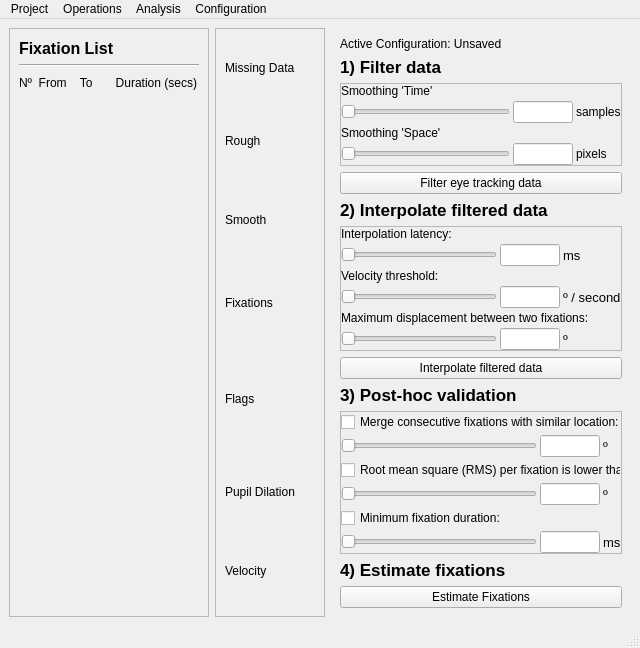
<?xml version="1.0" encoding="UTF-8"?>
<ui version="4.0">
 <class>MainWindow2</class>
 <widget class="QMainWindow" name="MainWindow2">
  <property name="geometry">
   <rect>
    <x>0</x>
    <y>0</y>
    <width>640</width>
    <height>480</height>
   </rect>
  </property>
  <property name="windowTitle">
   <string>GraFIX - Fixation Coder</string>
  </property>
  <widget class="QWidget" name="centralwidget">
   <layout class="QHBoxLayout" name="horizontalLayout">
    <item>
     <widget class="QFrame" name="frameFixationList">
      <property name="enabled">
       <bool>true</bool>
      </property>
      <property name="sizePolicy">
       <sizepolicy hsizetype="Fixed" vsizetype="Preferred">
        <horstretch>0</horstretch>
        <verstretch>0</verstretch>
       </sizepolicy>
      </property>
      <property name="minimumSize">
       <size>
        <width>200</width>
        <height>0</height>
       </size>
      </property>
      <property name="maximumSize">
       <size>
        <width>200</width>
        <height>16777215</height>
       </size>
      </property>
      <property name="frameShape">
       <enum>QFrame::StyledPanel</enum>
      </property>
      <property name="frameShadow">
       <enum>QFrame::Raised</enum>
      </property>
      <layout class="QVBoxLayout" name="verticalLayout">
       <item>
        <widget class="QLabel" name="ltFixationList">
         <property name="maximumSize">
          <size>
           <width>16777215</width>
           <height>20</height>
          </size>
         </property>
         <property name="font">
          <font>
           <pointsize>12</pointsize>
           <weight>75</weight>
           <bold>true</bold>
          </font>
         </property>
         <property name="text">
          <string>Fixation List</string>
         </property>
        </widget>
       </item>
       <item>
        <widget class="Line" name="line">
         <property name="orientation">
          <enum>Qt::Horizontal</enum>
         </property>
        </widget>
       </item>
       <item>
        <widget class="QLabel" name="ltFixationListHeaders">
         <property name="maximumSize">
          <size>
           <width>16777215</width>
           <height>20</height>
          </size>
         </property>
         <property name="text">
          <string>Nº  From    To       Duration (secs)</string>
         </property>
        </widget>
       </item>
       <item>
        <widget class="QLabel" name="lPanelFixList">
         <property name="text">
          <string/>
         </property>
        </widget>
       </item>
      </layout>
     </widget>
    </item>
    <item>
     <widget class="QFrame" name="frameDataDisplay">
      <property name="frameShape">
       <enum>QFrame::StyledPanel</enum>
      </property>
      <property name="frameShadow">
       <enum>QFrame::Raised</enum>
      </property>
      <layout class="QVBoxLayout" name="verticalLayout_2">
       <item>
        <widget class="QLabel" name="lPanelMissingData">
         <property name="minimumSize">
          <size>
           <width>0</width>
           <height>60</height>
          </size>
         </property>
         <property name="maximumSize">
          <size>
           <width>16777215</width>
           <height>60</height>
          </size>
         </property>
         <property name="text">
          <string>Missing Data</string>
         </property>
        </widget>
       </item>
       <item>
        <widget class="QLabel" name="lPanelRough">
         <property name="text">
          <string>Rough</string>
         </property>
        </widget>
       </item>
       <item>
        <widget class="QLabel" name="lPanelSmooth">
         <property name="text">
          <string>Smooth</string>
         </property>
        </widget>
       </item>
       <item>
        <widget class="QLabel" name="lPanelFixations">
         <property name="minimumSize">
          <size>
           <width>0</width>
           <height>80</height>
          </size>
         </property>
         <property name="maximumSize">
          <size>
           <width>16777215</width>
           <height>80</height>
          </size>
         </property>
         <property name="text">
          <string>Fixations</string>
         </property>
        </widget>
       </item>
       <item>
        <widget class="QLabel" name="lPanelFlags">
         <property name="minimumSize">
          <size>
           <width>0</width>
           <height>100</height>
          </size>
         </property>
         <property name="maximumSize">
          <size>
           <width>16777215</width>
           <height>100</height>
          </size>
         </property>
         <property name="text">
          <string>Flags</string>
         </property>
        </widget>
       </item>
       <item>
        <widget class="QLabel" name="lPanelPupilDilation">
         <property name="text">
          <string>Pupil Dilation</string>
         </property>
        </widget>
       </item>
       <item>
        <widget class="QLabel" name="lPanelVelocity">
         <property name="text">
          <string>Velocity</string>
         </property>
        </widget>
       </item>
      </layout>
     </widget>
    </item>
    <item>
     <widget class="QStackedWidget" name="stackedWidget">
      <property name="sizePolicy">
       <sizepolicy hsizetype="Fixed" vsizetype="Preferred">
        <horstretch>0</horstretch>
        <verstretch>0</verstretch>
       </sizepolicy>
      </property>
      <property name="minimumSize">
       <size>
        <width>300</width>
        <height>0</height>
       </size>
      </property>
      <property name="maximumSize">
       <size>
        <width>300</width>
        <height>16777215</height>
       </size>
      </property>
      <property name="currentIndex">
       <number>1</number>
      </property>
      <widget class="QWidget" name="page_manual">
       <layout class="QVBoxLayout" name="verticalLayout_3">
        <property name="spacing">
         <number>3</number>
        </property>
        <property name="leftMargin">
         <number>3</number>
        </property>
        <property name="topMargin">
         <number>3</number>
        </property>
        <property name="rightMargin">
         <number>3</number>
        </property>
        <property name="bottomMargin">
         <number>3</number>
        </property>
        <item>
         <widget class="QFrame" name="frameSubjectInfo">
          <property name="minimumSize">
           <size>
            <width>0</width>
            <height>80</height>
           </size>
          </property>
          <property name="maximumSize">
           <size>
            <width>16777215</width>
            <height>80</height>
           </size>
          </property>
          <property name="frameShape">
           <enum>QFrame::Box</enum>
          </property>
          <property name="frameShadow">
           <enum>QFrame::Sunken</enum>
          </property>
          <layout class="QGridLayout" name="gridLayout">
           <item row="0" column="0">
            <widget class="QLabel" name="ltSubject">
             <property name="font">
              <font>
               <pointsize>12</pointsize>
              </font>
             </property>
             <property name="text">
              <string>Subject:</string>
             </property>
            </widget>
           </item>
           <item row="1" column="0">
            <widget class="QLabel" name="ltSegment">
             <property name="font">
              <font>
               <pointsize>12</pointsize>
              </font>
             </property>
             <property name="text">
              <string>Segment:</string>
             </property>
            </widget>
           </item>
           <item row="0" column="1">
            <widget class="QLabel" name="lSubject">
             <property name="minimumSize">
              <size>
               <width>120</width>
               <height>0</height>
              </size>
             </property>
             <property name="maximumSize">
              <size>
               <width>120</width>
               <height>16777215</height>
              </size>
             </property>
             <property name="font">
              <font>
               <pointsize>12</pointsize>
               <weight>75</weight>
               <bold>true</bold>
              </font>
             </property>
             <property name="text">
              <string>0</string>
             </property>
            </widget>
           </item>
           <item row="1" column="1">
            <widget class="QLabel" name="lSegment">
             <property name="minimumSize">
              <size>
               <width>120</width>
               <height>0</height>
              </size>
             </property>
             <property name="maximumSize">
              <size>
               <width>120</width>
               <height>16777215</height>
              </size>
             </property>
             <property name="font">
              <font>
               <pointsize>12</pointsize>
               <weight>75</weight>
               <bold>true</bold>
              </font>
             </property>
             <property name="text">
              <string>0</string>
             </property>
            </widget>
           </item>
          </layout>
         </widget>
        </item>
        <item>
         <widget class="QFrame" name="frameParticipantChange">
          <property name="frameShape">
           <enum>QFrame::StyledPanel</enum>
          </property>
          <property name="frameShadow">
           <enum>QFrame::Raised</enum>
          </property>
          <layout class="QHBoxLayout" name="horizontalLayout_3">
           <item>
            <widget class="QPushButton" name="pushButtonParticipantLeft">
             <property name="text">
              <string>&lt;</string>
             </property>
            </widget>
           </item>
           <item>
            <widget class="QLineEdit" name="lineEditParticipant"/>
           </item>
           <item>
            <widget class="QPushButton" name="pushButtonParticipantRight">
             <property name="text">
              <string>&gt;</string>
             </property>
            </widget>
           </item>
          </layout>
         </widget>
        </item>
        <item>
         <widget class="QFrame" name="frameSegmentInfo">
          <property name="maximumSize">
           <size>
            <width>16777215</width>
            <height>80</height>
           </size>
          </property>
          <property name="frameShape">
           <enum>QFrame::StyledPanel</enum>
          </property>
          <property name="frameShadow">
           <enum>QFrame::Raised</enum>
          </property>
          <layout class="QGridLayout" name="gridLayout_2">
           <item row="0" column="0">
            <widget class="QLabel" name="ltFrom">
             <property name="text">
              <string>From:</string>
             </property>
            </widget>
           </item>
           <item row="0" column="1">
            <widget class="QLabel" name="lFrom">
             <property name="minimumSize">
              <size>
               <width>120</width>
               <height>0</height>
              </size>
             </property>
             <property name="maximumSize">
              <size>
               <width>120</width>
               <height>16777215</height>
              </size>
             </property>
             <property name="font">
              <font>
               <pointsize>10</pointsize>
               <weight>75</weight>
               <bold>true</bold>
              </font>
             </property>
             <property name="text">
              <string>0</string>
             </property>
            </widget>
           </item>
           <item row="1" column="1">
            <widget class="QLabel" name="lTo">
             <property name="minimumSize">
              <size>
               <width>120</width>
               <height>0</height>
              </size>
             </property>
             <property name="maximumSize">
              <size>
               <width>120</width>
               <height>16777215</height>
              </size>
             </property>
             <property name="font">
              <font>
               <pointsize>10</pointsize>
               <weight>75</weight>
               <bold>true</bold>
              </font>
             </property>
             <property name="text">
              <string>0</string>
             </property>
            </widget>
           </item>
           <item row="1" column="0">
            <widget class="QLabel" name="ltTo">
             <property name="text">
              <string>To:</string>
             </property>
            </widget>
           </item>
          </layout>
         </widget>
        </item>
        <item>
         <widget class="QFrame" name="frameSegmentBrowse">
          <property name="frameShape">
           <enum>QFrame::StyledPanel</enum>
          </property>
          <property name="frameShadow">
           <enum>QFrame::Raised</enum>
          </property>
          <layout class="QHBoxLayout" name="horizontalLayout_2">
           <property name="spacing">
            <number>3</number>
           </property>
           <property name="topMargin">
            <number>6</number>
           </property>
           <property name="bottomMargin">
            <number>6</number>
           </property>
           <item>
            <widget class="QPushButton" name="bPrevious">
             <property name="text">
              <string>&lt;</string>
             </property>
            </widget>
           </item>
           <item>
            <widget class="QPushButton" name="bNext">
             <property name="text">
              <string>&gt;</string>
             </property>
            </widget>
           </item>
          </layout>
         </widget>
        </item>
        <item>
         <widget class="QFrame" name="frameButtons">
          <property name="frameShape">
           <enum>QFrame::StyledPanel</enum>
          </property>
          <property name="frameShadow">
           <enum>QFrame::Raised</enum>
          </property>
          <layout class="QVBoxLayout" name="verticalLayout_4">
           <property name="spacing">
            <number>3</number>
           </property>
           <property name="topMargin">
            <number>4</number>
           </property>
           <property name="bottomMargin">
            <number>4</number>
           </property>
           <item>
            <widget class="QPushButton" name="bCreate">
             <property name="text">
              <string>Create</string>
             </property>
            </widget>
           </item>
           <item>
            <widget class="QPushButton" name="bDelete">
             <property name="text">
              <string>Delete</string>
             </property>
            </widget>
           </item>
           <item>
            <widget class="QPushButton" name="bMerge">
             <property name="text">
              <string>Merge</string>
             </property>
            </widget>
           </item>
           <item>
            <widget class="QPushButton" name="bSmoothPursuit">
             <property name="text">
              <string>Smooth Pursuit</string>
             </property>
            </widget>
           </item>
          </layout>
         </widget>
        </item>
        <item>
         <widget class="QLabel" name="ltManually">
          <property name="sizePolicy">
           <sizepolicy hsizetype="Preferred" vsizetype="Maximum">
            <horstretch>0</horstretch>
            <verstretch>0</verstretch>
           </sizepolicy>
          </property>
          <property name="text">
           <string>Manually:</string>
          </property>
         </widget>
        </item>
        <item>
         <widget class="QFrame" name="frameManually">
          <property name="frameShape">
           <enum>QFrame::StyledPanel</enum>
          </property>
          <property name="frameShadow">
           <enum>QFrame::Raised</enum>
          </property>
          <layout class="QGridLayout" name="gridLayout_3">
           <property name="spacing">
            <number>4</number>
           </property>
           <item row="1" column="1">
            <widget class="QLineEdit" name="txTo"/>
           </item>
           <item row="0" column="1">
            <widget class="QLineEdit" name="txFrom"/>
           </item>
           <item row="0" column="0">
            <widget class="QLabel" name="ltFromManually">
             <property name="text">
              <string>From:</string>
             </property>
            </widget>
           </item>
           <item row="1" column="0">
            <widget class="QLabel" name="ltToManually">
             <property name="text">
              <string>To:</string>
             </property>
            </widget>
           </item>
           <item row="1" column="2">
            <widget class="QPushButton" name="bExecManual">
             <property name="text">
              <string>Execute</string>
             </property>
            </widget>
           </item>
          </layout>
         </widget>
        </item>
        <item>
         <widget class="QPushButton" name="bNotes">
          <property name="text">
           <string>Edit Participant Notes</string>
          </property>
         </widget>
        </item>
       </layout>
      </widget>
      <widget class="QWidget" name="page_auto">
       <layout class="QVBoxLayout" name="verticalLayout_5">
        <item>
         <widget class="QLabel" name="lConfigurationStatus">
          <property name="text">
           <string>Active Configuration: Unsaved</string>
          </property>
         </widget>
        </item>
        <item>
         <widget class="QLabel" name="label_8">
          <property name="minimumSize">
           <size>
            <width>0</width>
            <height>0</height>
           </size>
          </property>
          <property name="maximumSize">
           <size>
            <width>16777215</width>
            <height>20</height>
           </size>
          </property>
          <property name="font">
           <font>
            <pointsize>13</pointsize>
            <weight>75</weight>
            <bold>true</bold>
           </font>
          </property>
          <property name="text">
           <string>1) Filter data</string>
          </property>
         </widget>
        </item>
        <item>
         <widget class="QFrame" name="frame_7">
          <property name="frameShape">
           <enum>QFrame::StyledPanel</enum>
          </property>
          <property name="frameShadow">
           <enum>QFrame::Raised</enum>
          </property>
          <layout class="QGridLayout" name="gridLayout_13">
           <property name="leftMargin">
            <number>0</number>
           </property>
           <property name="topMargin">
            <number>0</number>
           </property>
           <property name="rightMargin">
            <number>0</number>
           </property>
           <property name="bottomMargin">
            <number>0</number>
           </property>
           <property name="spacing">
            <number>3</number>
           </property>
           <item row="0" column="0">
            <widget class="QLabel" name="la_2">
             <property name="text">
              <string>Smoothing 'Time'</string>
             </property>
            </widget>
           </item>
           <item row="2" column="0">
            <widget class="QLabel" name="label_25">
             <property name="text">
              <string>Smoothing 'Space'</string>
             </property>
            </widget>
           </item>
           <item row="3" column="2">
            <widget class="QLabel" name="label_26">
             <property name="text">
              <string>pixels</string>
             </property>
            </widget>
           </item>
           <item row="1" column="2">
            <widget class="QLabel" name="label_27">
             <property name="text">
              <string>samples</string>
             </property>
            </widget>
           </item>
           <item row="1" column="0">
            <widget class="QSlider" name="sliderSigmaS">
             <property name="sizePolicy">
              <sizepolicy hsizetype="Expanding" vsizetype="Preferred">
               <horstretch>0</horstretch>
               <verstretch>0</verstretch>
              </sizepolicy>
             </property>
             <property name="tracking">
              <bool>false</bool>
             </property>
             <property name="orientation">
              <enum>Qt::Horizontal</enum>
             </property>
            </widget>
           </item>
           <item row="3" column="0">
            <widget class="QSlider" name="sliderSigmaR">
             <property name="sizePolicy">
              <sizepolicy hsizetype="Expanding" vsizetype="Preferred">
               <horstretch>0</horstretch>
               <verstretch>0</verstretch>
              </sizepolicy>
             </property>
             <property name="maximum">
              <number>200</number>
             </property>
             <property name="tracking">
              <bool>false</bool>
             </property>
             <property name="orientation">
              <enum>Qt::Horizontal</enum>
             </property>
            </widget>
           </item>
           <item row="1" column="1">
            <widget class="QLineEdit" name="leSigmaS">
             <property name="sizePolicy">
              <sizepolicy hsizetype="Fixed" vsizetype="Preferred">
               <horstretch>0</horstretch>
               <verstretch>0</verstretch>
              </sizepolicy>
             </property>
             <property name="maximumSize">
              <size>
               <width>60</width>
               <height>40</height>
              </size>
             </property>
            </widget>
           </item>
           <item row="3" column="1">
            <widget class="QLineEdit" name="leSigmaR">
             <property name="sizePolicy">
              <sizepolicy hsizetype="Fixed" vsizetype="Preferred">
               <horstretch>0</horstretch>
               <verstretch>0</verstretch>
              </sizepolicy>
             </property>
             <property name="maximumSize">
              <size>
               <width>60</width>
               <height>40</height>
              </size>
             </property>
            </widget>
           </item>
          </layout>
         </widget>
        </item>
        <item>
         <widget class="QPushButton" name="b_smooth">
          <property name="sizePolicy">
           <sizepolicy hsizetype="Minimum" vsizetype="Preferred">
            <horstretch>0</horstretch>
            <verstretch>0</verstretch>
           </sizepolicy>
          </property>
          <property name="maximumSize">
           <size>
            <width>16777215</width>
            <height>16777215</height>
           </size>
          </property>
          <property name="text">
           <string>Filter eye tracking data</string>
          </property>
         </widget>
        </item>
        <item>
         <widget class="QLabel" name="label_7">
          <property name="maximumSize">
           <size>
            <width>16777215</width>
            <height>20</height>
           </size>
          </property>
          <property name="font">
           <font>
            <pointsize>13</pointsize>
            <weight>75</weight>
            <bold>true</bold>
           </font>
          </property>
          <property name="text">
           <string>2) Interpolate filtered data</string>
          </property>
         </widget>
        </item>
        <item>
         <widget class="QFrame" name="frame_4">
          <property name="frameShape">
           <enum>QFrame::StyledPanel</enum>
          </property>
          <property name="frameShadow">
           <enum>QFrame::Raised</enum>
          </property>
          <layout class="QGridLayout" name="gridLayout_14">
           <property name="leftMargin">
            <number>0</number>
           </property>
           <property name="topMargin">
            <number>0</number>
           </property>
           <property name="rightMargin">
            <number>0</number>
           </property>
           <property name="bottomMargin">
            <number>0</number>
           </property>
           <property name="spacing">
            <number>3</number>
           </property>
           <item row="2" column="0">
            <widget class="QLabel" name="label_36">
             <property name="text">
              <string>Velocity threshold:</string>
             </property>
            </widget>
           </item>
           <item row="1" column="2">
            <widget class="QLabel" name="label_37">
             <property name="font">
              <font>
               <pointsize>10</pointsize>
              </font>
             </property>
             <property name="text">
              <string>ms</string>
             </property>
            </widget>
           </item>
           <item row="5" column="2">
            <widget class="QLabel" name="label_38">
             <property name="font">
              <font>
               <pointsize>10</pointsize>
              </font>
             </property>
             <property name="text">
              <string>º</string>
             </property>
            </widget>
           </item>
           <item row="0" column="0">
            <widget class="QLabel" name="label_39">
             <property name="text">
              <string>Interpolation latency:</string>
             </property>
            </widget>
           </item>
           <item row="1" column="0">
            <widget class="QSlider" name="sliderInterpolation">
             <property name="sizePolicy">
              <sizepolicy hsizetype="Expanding" vsizetype="Preferred">
               <horstretch>0</horstretch>
               <verstretch>0</verstretch>
              </sizepolicy>
             </property>
             <property name="tracking">
              <bool>false</bool>
             </property>
             <property name="orientation">
              <enum>Qt::Horizontal</enum>
             </property>
            </widget>
           </item>
           <item row="3" column="2">
            <widget class="QLabel" name="label_40">
             <property name="font">
              <font>
               <pointsize>10</pointsize>
              </font>
             </property>
             <property name="text">
              <string>º / second</string>
             </property>
            </widget>
           </item>
           <item row="5" column="0">
            <widget class="QSlider" name="sliderDisplacInterpolate">
             <property name="sizePolicy">
              <sizepolicy hsizetype="Expanding" vsizetype="Preferred">
               <horstretch>0</horstretch>
               <verstretch>0</verstretch>
              </sizepolicy>
             </property>
             <property name="tracking">
              <bool>false</bool>
             </property>
             <property name="orientation">
              <enum>Qt::Horizontal</enum>
             </property>
            </widget>
           </item>
           <item row="4" column="0" colspan="3">
            <widget class="QLabel" name="label_41">
             <property name="text">
              <string>Maximum displacement between two fixations:</string>
             </property>
            </widget>
           </item>
           <item row="3" column="0">
            <widget class="QSlider" name="sliderVelocity">
             <property name="sizePolicy">
              <sizepolicy hsizetype="Expanding" vsizetype="Preferred">
               <horstretch>0</horstretch>
               <verstretch>0</verstretch>
              </sizepolicy>
             </property>
             <property name="tracking">
              <bool>false</bool>
             </property>
             <property name="orientation">
              <enum>Qt::Horizontal</enum>
             </property>
            </widget>
           </item>
           <item row="5" column="1">
            <widget class="QLineEdit" name="leDisplacInterpolate">
             <property name="sizePolicy">
              <sizepolicy hsizetype="Fixed" vsizetype="Preferred">
               <horstretch>0</horstretch>
               <verstretch>0</verstretch>
              </sizepolicy>
             </property>
             <property name="maximumSize">
              <size>
               <width>60</width>
               <height>40</height>
              </size>
             </property>
            </widget>
           </item>
           <item row="3" column="1">
            <widget class="QLineEdit" name="leVelocity">
             <property name="sizePolicy">
              <sizepolicy hsizetype="Fixed" vsizetype="Preferred">
               <horstretch>0</horstretch>
               <verstretch>0</verstretch>
              </sizepolicy>
             </property>
             <property name="maximumSize">
              <size>
               <width>60</width>
               <height>40</height>
              </size>
             </property>
            </widget>
           </item>
           <item row="1" column="1">
            <widget class="QLineEdit" name="leInterpolation">
             <property name="sizePolicy">
              <sizepolicy hsizetype="Fixed" vsizetype="Preferred">
               <horstretch>0</horstretch>
               <verstretch>0</verstretch>
              </sizepolicy>
             </property>
             <property name="maximumSize">
              <size>
               <width>60</width>
               <height>40</height>
              </size>
             </property>
            </widget>
           </item>
          </layout>
         </widget>
        </item>
        <item>
         <widget class="QPushButton" name="b_interpolate">
          <property name="sizePolicy">
           <sizepolicy hsizetype="Minimum" vsizetype="Preferred">
            <horstretch>0</horstretch>
            <verstretch>0</verstretch>
           </sizepolicy>
          </property>
          <property name="text">
           <string>Interpolate filtered data</string>
          </property>
         </widget>
        </item>
        <item>
         <widget class="QLabel" name="label_11">
          <property name="maximumSize">
           <size>
            <width>16777215</width>
            <height>20</height>
           </size>
          </property>
          <property name="font">
           <font>
            <pointsize>13</pointsize>
            <weight>75</weight>
            <bold>true</bold>
           </font>
          </property>
          <property name="text">
           <string>3) Post-hoc validation</string>
          </property>
         </widget>
        </item>
        <item>
         <widget class="QFrame" name="frame_2">
          <property name="frameShape">
           <enum>QFrame::StyledPanel</enum>
          </property>
          <property name="frameShadow">
           <enum>QFrame::Raised</enum>
          </property>
          <layout class="QGridLayout" name="gridLayout_12">
           <property name="leftMargin">
            <number>0</number>
           </property>
           <property name="topMargin">
            <number>0</number>
           </property>
           <property name="rightMargin">
            <number>0</number>
           </property>
           <property name="bottomMargin">
            <number>0</number>
           </property>
           <property name="spacing">
            <number>3</number>
           </property>
           <item row="1" column="0">
            <widget class="QSlider" name="sliderDisplacement">
             <property name="sizePolicy">
              <sizepolicy hsizetype="Expanding" vsizetype="Preferred">
               <horstretch>0</horstretch>
               <verstretch>0</verstretch>
              </sizepolicy>
             </property>
             <property name="tracking">
              <bool>false</bool>
             </property>
             <property name="orientation">
              <enum>Qt::Horizontal</enum>
             </property>
            </widget>
           </item>
           <item row="1" column="2">
            <widget class="QLabel" name="label_32">
             <property name="font">
              <font>
               <pointsize>10</pointsize>
              </font>
             </property>
             <property name="text">
              <string>º</string>
             </property>
            </widget>
           </item>
           <item row="2" column="0" colspan="3">
            <widget class="QCheckBox" name="cb_velocityVariance">
             <property name="sizePolicy">
              <sizepolicy hsizetype="Minimum" vsizetype="Preferred">
               <horstretch>0</horstretch>
               <verstretch>0</verstretch>
              </sizepolicy>
             </property>
             <property name="text">
              <string>Root mean square (RMS) per fixation is lower than:</string>
             </property>
            </widget>
           </item>
           <item row="3" column="0">
            <widget class="QSlider" name="sliderVelocityVariance">
             <property name="sizePolicy">
              <sizepolicy hsizetype="Expanding" vsizetype="Preferred">
               <horstretch>0</horstretch>
               <verstretch>0</verstretch>
              </sizepolicy>
             </property>
             <property name="tracking">
              <bool>false</bool>
             </property>
             <property name="orientation">
              <enum>Qt::Horizontal</enum>
             </property>
            </widget>
           </item>
           <item row="3" column="2">
            <widget class="QLabel" name="label_34">
             <property name="font">
              <font>
               <pointsize>10</pointsize>
              </font>
             </property>
             <property name="text">
              <string>º</string>
             </property>
            </widget>
           </item>
           <item row="4" column="0">
            <widget class="QCheckBox" name="cb_minFixation">
             <property name="sizePolicy">
              <sizepolicy hsizetype="Minimum" vsizetype="Preferred">
               <horstretch>0</horstretch>
               <verstretch>0</verstretch>
              </sizepolicy>
             </property>
             <property name="text">
              <string>Minimum fixation duration:</string>
             </property>
            </widget>
           </item>
           <item row="5" column="0">
            <widget class="QSlider" name="sliderMinFixation">
             <property name="sizePolicy">
              <sizepolicy hsizetype="Expanding" vsizetype="Preferred">
               <horstretch>0</horstretch>
               <verstretch>0</verstretch>
              </sizepolicy>
             </property>
             <property name="tracking">
              <bool>false</bool>
             </property>
             <property name="orientation">
              <enum>Qt::Horizontal</enum>
             </property>
            </widget>
           </item>
           <item row="5" column="2">
            <widget class="QLabel" name="label_35">
             <property name="font">
              <font>
               <pointsize>10</pointsize>
              </font>
             </property>
             <property name="text">
              <string>ms</string>
             </property>
            </widget>
           </item>
           <item row="0" column="0" colspan="3">
            <widget class="QCheckBox" name="cb_displacement">
             <property name="sizePolicy">
              <sizepolicy hsizetype="Minimum" vsizetype="Preferred">
               <horstretch>0</horstretch>
               <verstretch>0</verstretch>
              </sizepolicy>
             </property>
             <property name="text">
              <string>Merge consecutive fixations with similar location:</string>
             </property>
            </widget>
           </item>
           <item row="1" column="1">
            <widget class="QLineEdit" name="leDisplacement">
             <property name="sizePolicy">
              <sizepolicy hsizetype="Fixed" vsizetype="Preferred">
               <horstretch>0</horstretch>
               <verstretch>0</verstretch>
              </sizepolicy>
             </property>
             <property name="maximumSize">
              <size>
               <width>60</width>
               <height>40</height>
              </size>
             </property>
            </widget>
           </item>
           <item row="3" column="1">
            <widget class="QLineEdit" name="leVelocityVariance">
             <property name="sizePolicy">
              <sizepolicy hsizetype="Fixed" vsizetype="Preferred">
               <horstretch>0</horstretch>
               <verstretch>0</verstretch>
              </sizepolicy>
             </property>
             <property name="maximumSize">
              <size>
               <width>60</width>
               <height>40</height>
              </size>
             </property>
            </widget>
           </item>
           <item row="5" column="1">
            <widget class="QLineEdit" name="leMinFixation">
             <property name="sizePolicy">
              <sizepolicy hsizetype="Fixed" vsizetype="Preferred">
               <horstretch>0</horstretch>
               <verstretch>0</verstretch>
              </sizepolicy>
             </property>
             <property name="maximumSize">
              <size>
               <width>60</width>
               <height>40</height>
              </size>
             </property>
            </widget>
           </item>
          </layout>
         </widget>
        </item>
        <item>
         <widget class="QLabel" name="label_12">
          <property name="maximumSize">
           <size>
            <width>16777215</width>
            <height>20</height>
           </size>
          </property>
          <property name="font">
           <font>
            <pointsize>13</pointsize>
            <weight>75</weight>
            <bold>true</bold>
           </font>
          </property>
          <property name="text">
           <string>4) Estimate fixations</string>
          </property>
         </widget>
        </item>
        <item>
         <widget class="QPushButton" name="b_estimateFixations">
          <property name="sizePolicy">
           <sizepolicy hsizetype="Minimum" vsizetype="Preferred">
            <horstretch>0</horstretch>
            <verstretch>0</verstretch>
           </sizepolicy>
          </property>
          <property name="text">
           <string>Estimate Fixations</string>
          </property>
         </widget>
        </item>
       </layout>
      </widget>
     </widget>
    </item>
   </layout>
  </widget>
  <widget class="QMenuBar" name="menubar">
   <property name="geometry">
    <rect>
     <x>0</x>
     <y>0</y>
     <width>640</width>
     <height>21</height>
    </rect>
   </property>
   <widget class="QMenu" name="menuProject">
    <property name="title">
     <string>Project</string>
    </property>
    <addaction name="actionNew_Open"/>
    <addaction name="actionConfiguration"/>
    <addaction name="actionClose"/>
   </widget>
   <widget class="QMenu" name="menuOperations">
    <property name="title">
     <string>Operations</string>
    </property>
    <widget class="QMenu" name="menuVisualisations">
     <property name="title">
      <string>Visualisations</string>
     </property>
     <addaction name="actionCurrent_Fragment"/>
     <addaction name="actionSegment"/>
    </widget>
    <addaction name="menuVisualisations"/>
    <addaction name="actionSmoothing"/>
    <addaction name="actionRecalculate_Fixations"/>
    <addaction name="separator"/>
    <addaction name="actionAuto_Fixation_Detection"/>
    <addaction name="actionManual_Fixation_Detection"/>
    <addaction name="separator"/>
    <addaction name="actionShow_Error_Log"/>
   </widget>
   <widget class="QMenu" name="menuAnalysis">
    <property name="title">
     <string>Analysis</string>
    </property>
    <addaction name="actionShow_Statistics"/>
    <addaction name="actionHeat_Map"/>
    <addaction name="actionExport_Data"/>
   </widget>
   <widget class="QMenu" name="menuConfiguration">
    <property name="title">
     <string>Configuration</string>
    </property>
    <addaction name="actionAdjust_Parameters"/>
    <addaction name="actionChange_Configuration"/>
   </widget>
   <addaction name="menuProject"/>
   <addaction name="menuOperations"/>
   <addaction name="menuAnalysis"/>
   <addaction name="menuConfiguration"/>
  </widget>
  <widget class="QStatusBar" name="statusbar"/>
  <action name="actionAdjust_Parameters">
   <property name="text">
    <string>Adjust Parameters</string>
   </property>
  </action>
  <action name="actionChange_Configuration">
   <property name="text">
    <string>Change Configuration</string>
   </property>
  </action>
  <action name="actionShow_Statistics">
   <property name="text">
    <string>Statistics</string>
   </property>
  </action>
  <action name="actionHeat_Map">
   <property name="text">
    <string>Heat Map</string>
   </property>
  </action>
  <action name="actionCurrent_Fragment">
   <property name="text">
    <string>Current Fragment</string>
   </property>
  </action>
  <action name="actionSegment">
   <property name="text">
    <string>Segment</string>
   </property>
  </action>
  <action name="actionSmoothing">
   <property name="text">
    <string>Smoothing</string>
   </property>
  </action>
  <action name="actionRecalculate_Fixations">
   <property name="text">
    <string>Recalculate Fixations</string>
   </property>
  </action>
  <action name="actionAuto_Fixation_Detection">
   <property name="text">
    <string>Auto Fixation Detection</string>
   </property>
  </action>
  <action name="actionManual_Fixation_Detection">
   <property name="text">
    <string>Manual Fixation Detection</string>
   </property>
  </action>
  <action name="actionNew_Open">
   <property name="text">
    <string>New / Open</string>
   </property>
  </action>
  <action name="actionExport_Data">
   <property name="text">
    <string>Export Data</string>
   </property>
  </action>
  <action name="actionShow_Error_Log">
   <property name="text">
    <string>Show Error Log</string>
   </property>
  </action>
  <action name="actionClose">
   <property name="text">
    <string>Close</string>
   </property>
  </action>
  <action name="actionConfiguration">
   <property name="text">
    <string>Settings</string>
   </property>
  </action>
 </widget>
 <resources/>
 <connections/>
</ui>
